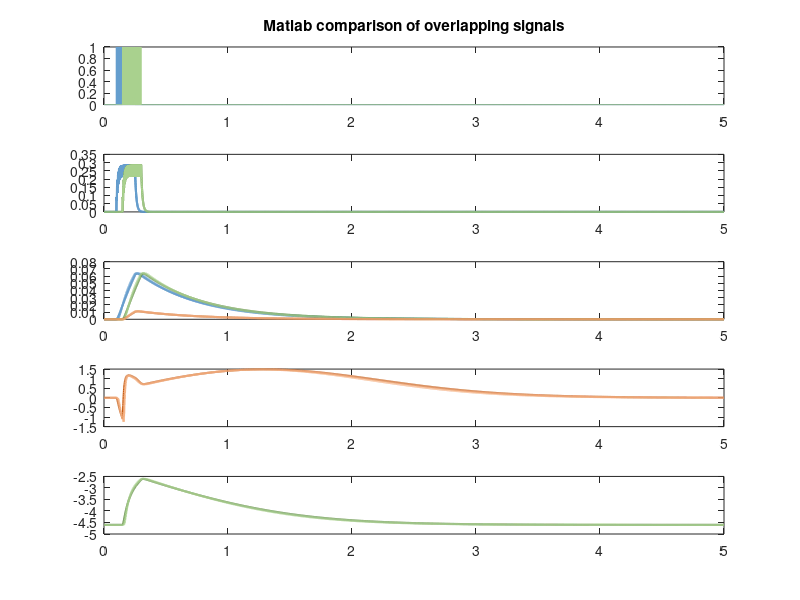
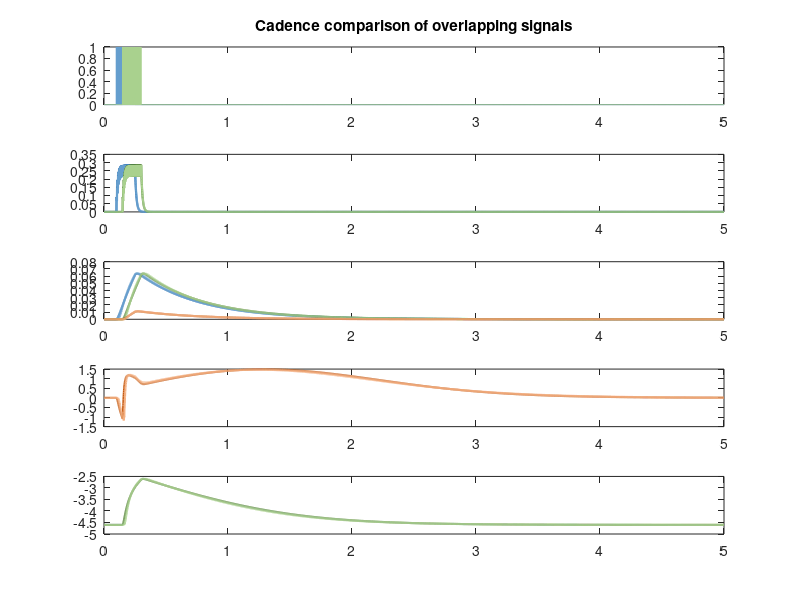

The MATLAB source for these figures, in order:
clc;
clear;
close all;
%% load cadence data
load zi_nopara
load zj_nopara
load pi_nopara
load pj_nopara
load logpi_nopara
load logpj_nopara
load logpij_nopara
load wij_nopara
load pij_nopara

%% BCPNN parameter
kp = 1/500;
kz = 1/11;
kfti = 1/11;
eps = 0.01;

%% BCPNN input
points=5000;
si=zeros(1,points);
si(100:4:250)=1;
sj=zeros(1,points);
sj(150:4:300)=1;

%% BCPNN
zi(1)=0;
pi(1)=0;
zj(1)=0;
pj(1)=0;
pij(1)=0;
for i= 2: points
    pi(i) = pi(i-1) * (1 - kp) + zi(i-1)*kp;
    zi(i) = zi(i-1) * (1 - kz) + si(i-1)*kz; 
    pj(i) = pj(i-1) *( 1 - kp) + zj(i-1)*kp;
    zj(i) = zj(i-1) * (1 - kz) + sj(i-1)*kfti;
    pij(i) = pij(i-1) * (1 - kp) + zi(i-1)*zj(i-1)*kp;
    wij(i) = log((pij(i-1)+eps^2)/((pi(i-1)+eps)*(pj(i-1)+eps)));
    bj=log(pj+eps);
end

%% memristor model parameters
D = 1;
w_init = 0; 
Roff = 2e5;
Ron = 2000;
alpha_on = 1;
alpha_off = 1;
v_on=-0.02;
v_off=0.02;
delta_t=0.5e-3;
k_on= -28;
k_off = 21;
P_coeff = 1;
%% cadence circuit parameter
current=50e-9;
Ron_current=Ron*current;
%% Data processing parameter
trans_ratio_z_New = D/(Roff-Ron)/current;
trans_ratio_pi_New =1/19.5e5/current;
trans_ratio_pj_New =1/19.5e5/current; 
trans_ratio_pij_New=1/10e6/current;
rv_ratio_p_New = 0.23; 
rv_devia_p_New = -0.023; 
rv_ratio_pij_New = 1; 
rv_devia_pij_New = -0.023;
%% Initial value of the memristor model variable
New_X_i(1)=w_init*D;
New_X_j(1)=w_init*D;
New_PX_i(1)=0;
New_PX_j(1)=0;
New_PX_ij(1)=0;
W_ij(1) = 0;
%% Zi memristor
% memristor input
a=si;
a(a==0)=v_on*(-1e3/11/k_on*2+1);
a(a==1)=v_off*(1e3/11/k_off*2+1);
i_ = 50e-9.*ones(1,points);%sampling signal
New_rand_zi = [a;i_];
New_h_i= New_rand_zi(:)';
for p=2:2*points
    if  (New_h_i(p) > 0) && (New_h_i(p) > v_off)
        New_X_dot_i=k_off*(New_h_i(p)/v_off-1)^alpha_off;
        New_X_i(p)=New_X_i(p-1)+delta_t*New_X_dot_i.*(1-New_X_i(p-1)/D)^(P_coeff);
    elseif (New_h_i(p) <= 0) && (New_h_i(p) < v_on)
        New_X_dot_i=k_on*((New_h_i(p))/v_on-1)^alpha_on;
        New_X_i(p)=New_X_i(p-1)+delta_t*New_X_dot_i.*(New_X_i(p-1)/D)^(P_coeff);
    else
        New_X_i(p)=New_X_i(p-1);
        New_X_dot_i=0;
    end  
end
New_R_i=Roff.*New_X_i./D+Ron.*(1-New_X_i./D);
New_R_i=New_R_i*current;%The data sampled by the current in Cadence

% value to Zi
New_Z_i = (New_R_i(2:2:2*points)-Ron_current).*trans_ratio_z_New;
New_Z_i_shift = [0,New_Z_i(1:4999)];%memristor data right shift

%error analysis
New_Z_error_i = abs(New_Z_i_shift - zi);
New_Z_max_error_i = max(New_Z_error_i);
New_Z_mean_error_i = mean(New_Z_error_i);
corr_zi = corrcoef(zi,New_Z_i_shift);
New_Z_corr_i = corr_zi(2,1);
rrmse_zi= sqrt((sum((New_Z_i_shift - zi).^2)/(sum(zi.^2)))/5000);
%% Pi memristor
% memristor input
New_newR_i =New_Z_i*rv_ratio_p_New + rv_devia_p_New;
New_rand_pi = [New_newR_i;i_];
New_P_input_i = New_rand_pi(:)';

for p=2:2*points
    if  (New_P_input_i(p) > 0) && (New_P_input_i(p) > v_off)
        New_PX_dot_i=k_off*(New_P_input_i(p)/v_off-1)^alpha_off;
        New_PX_i(p)=New_PX_i(p-1)+delta_t*New_PX_dot_i.*(1-New_PX_i(p-1)/D)^(P_coeff);
    elseif (New_P_input_i(p) <= 0) && (New_P_input_i(p) < v_on)
        New_PX_dot_i=k_on*((New_P_input_i(p))/v_on-1)^alpha_on;
        New_PX_i(p)=New_PX_i(p-1)+delta_t*New_PX_dot_i.*(New_PX_i(p-1)/D)^(P_coeff);
    else
        New_PX_i(p)=New_PX_i(p-1);
        New_PX_dot_i=0;
    end
end 
New_PR_i=Roff.*New_PX_i./D+Ron.*(1-New_PX_i./D);
New_PR_i=New_PR_i*current;%The data sampled by the current in Cadence

% value to Pi
New_P_i = (New_PR_i(2:2:2*points)-Ron_current).*trans_ratio_pi_New;
New_P_i_shift = [0,New_P_i(1:4999)];%memristor right shift

% error analysis
New_P_error_i = abs(New_P_i_shift - pi);
New_P_max_error_i = max(New_P_error_i);
New_P_mean_error_i = mean(New_P_error_i);
corr_pi = corrcoef(pi,New_P_i_shift);
New_P_corr_i = corr_pi(2,1);
rrmse_pi= sqrt((sum((New_P_i_shift - pi).^2)/(sum(zi.^2)))/5000);


%% Zj memristor
% memristor input
b=sj;
b(b==0)=v_on*(-1e3/11/k_on*2+1);
b(b==1)=v_off*(1e3/11/k_off*2+1);
New_rand_zj = [b;i_];
New_h_j = New_rand_zj(:)';

for p=2:2*points
    if  (New_h_j(p) > 0) && (New_h_j(p) > v_off)
        New_X_dot_j=k_off*(New_h_j(p)/v_off-1)^alpha_off;
        New_X_j(p)=New_X_j(p-1)+delta_t*New_X_dot_j.*(1-New_X_j(p-1)/D)^(P_coeff);
    elseif (New_h_j(p) <= 0) && (New_h_j(p) < v_on)
        New_X_dot_j=k_on*((New_h_j(p))/v_on-1)^alpha_on;
        New_X_j(p)=New_X_j(p-1)+delta_t*New_X_dot_j.*(New_X_j(p-1)/D)^(P_coeff);
    else
        New_X_j(p)=New_X_j(p-1);
        New_X_dot_j=0;
    end  
end
New_R_j=Roff.*New_X_j./D+Ron.*(1-New_X_j./D);
New_R_j=New_R_j*current;%The data sampled by the current in Cadence

% value to Zj
New_Z_j = (New_R_j(2:2:2*points)-Ron_current).*trans_ratio_z_New;
New_Z_j_shift = [0,New_Z_j(1:4999)];%memristor right shift
%error analysis
New_Z_error_j = abs(New_Z_j_shift - zj);
New_Z_max_error_j= max(New_Z_error_j);
New_Z_mean_error_j = mean(New_Z_error_j);
corr_zj = corrcoef(zj,New_Z_j_shift);
New_Z_corr_j = corr_zj(2,1);
rrmse_zj= sqrt((sum((New_Z_j_shift - zj).^2)/(sum(zi.^2)))/5000);
%% Pj memristor
% memristor input
New_newR_j =New_Z_j*rv_ratio_p_New + rv_devia_p_New;
New_rand_pj = [New_newR_j;i_];
New_P_input_j = New_rand_pj(:)';

for p=2:2*points
    if  (New_P_input_j(p) > 0) && (New_P_input_j(p) > v_off)
        New_PX_dot_j=k_off*(New_P_input_j(p)/v_off-1)^alpha_off;
        New_PX_j(p)=New_PX_j(p-1)+delta_t*New_PX_dot_j.*(1-New_PX_j(p-1)/D)^(P_coeff);
    elseif (New_P_input_j(p) <= 0) && (New_P_input_j(p) < v_on)
        New_PX_dot_j=k_on*((New_P_input_j(p))/v_on-1)^alpha_on;
        New_PX_j(p)=New_PX_j(p-1)+delta_t*New_PX_dot_j.*(New_PX_j(p-1)/D)^(P_coeff);
    else
        New_PX_j(p)=New_PX_j(p-1);
        New_PX_dot_j=0;
    end
end 
New_PR_j=Roff.*New_PX_j./D+Ron.*(1-New_PX_j./D);
New_PR_j=New_PR_j*current;%The data sampled by the current in Cadence

% value to Pj
New_P_j = (New_PR_j(2:2:2*points)-Ron_current).*trans_ratio_pj_New;
New_P_j_shift = [0,New_P_j(1:4999)];%memristor right shift
%error analysis
New_P_error_j = abs(New_P_j_shift - pj);
New_P_max_error_j = max(New_P_error_j);
New_P_mean_error_j = mean(New_P_error_j);
corr_pj = corrcoef(pj,New_P_j_shift);
New_P_corr_j = corr_pj(2,1);
rrmse_pj= sqrt((sum((New_P_j_shift - pj).^2)/(sum(pj.^2)))/5000);
%% bj memristor
b_j=log(New_P_j+eps);
b_j_shift = [[-4.6017],b_j(1:4999)];%memristor right shift

%error analysis
New_b_error_j = abs(b_j_shift - bj);
New_b_max_error_j = max(New_b_error_j);
New_b_mean_error_j = mean(New_b_error_j);
corr_bj = corrcoef(b_j_shift,bj);
New_b_corr_j = corr_bj(2,1);
rrmse_bj= sqrt((sum((b_j_shift - bj).^2)/(sum(bj.^2)))/5000);
%% pij memristor
% memristor input
zij=New_Z_i.*New_Z_j;
New_Z_ij=(zij*rv_ratio_pij_New + rv_devia_pij_New);
New_rand_ij = [New_Z_ij;i_];
New_P_input_ij = New_rand_ij(:)';
for p=2:2*points
    if  (New_P_input_ij(p) > 0) && (New_P_input_ij(p) > v_off)
        New_PX_dot_ij=k_off*(New_P_input_ij(p)/v_off-1)^alpha_off;
        New_PX_ij(p)=New_PX_ij(p-1)+delta_t*New_PX_dot_ij.*(1-New_PX_ij(p-1)/D)^(P_coeff);
    elseif (New_P_input_ij(p) <= 0) && (New_P_input_ij(p) < v_on)
        New_PX_dot_ij=k_on*((New_P_input_ij(p))/v_on-1)^alpha_on;
        New_PX_ij(p)=New_PX_ij(p-1)+delta_t*New_PX_dot_ij.*(New_PX_ij(p-1)/D)^(P_coeff);
    else
        New_PX_ij(p)=New_PX_ij(p-1);
        New_PX_dot_ij=0;
    end
end 
New_PR_ij=Roff.*New_PX_ij./D+Ron.*(1-New_PX_ij./D);
New_PR_ij=New_PR_ij*current;%The data sampled by the current in Cadence

% value to Pij
New_P_ij = (New_PR_ij(2:2:2*points)-Ron_current).*trans_ratio_pij_New;
New_P_ij_shift = [0,New_P_ij(1:4999)];%memristor right shift

%error analysis
New_P_error_ij = abs(New_P_ij_shift - pij);
New_P_max_error_ij = max(New_P_error_ij);
New_P_mean_error_ij= mean(New_P_error_ij);
corr_pij = corrcoef(pij,New_P_ij_shift);
New_P_corr_ij = corr_pij(2,1);
rrmse_pij= sqrt((sum((New_P_ij_shift - pij).^2)/(sum(pij.^2)))/5000);
%% Wij memristor
for i=2:points

        W_ij(i) = log((New_P_ij(i-1)+eps^2)/((New_P_i(i-1)+eps).*(New_P_j(i-1)+eps)));

end

% value to wij
W_ij_shift=[0,W_ij(1:4999)];%memristor right shift

%error analysis
New_W_error_ij = abs(W_ij_shift - wij);
New_W_max_error_ij = max(New_W_error_ij);
New_W_mean_error_ij = mean(New_W_error_ij);
corr_pij = corrcoef(wij,W_ij_shift);
New_W_corr_ij = corr_pij(2,1);
rrmse_wij= sqrt((sum((W_ij_shift - wij).^2)/(sum(wij.^2)))/5000);

%% matlab comparison

% matlab data error analysis
New_mean_error_z_avg_i=mean(New_Z_mean_error_i);
New_max_error_z_avg_i=mean(New_Z_max_error_i);
New_corr_z_avg_i=mean(New_Z_corr_i);
rmse_zi=sqrt(mean((New_Z_i_shift - zi).^2));

New_mean_error_p_avg_i=mean(New_P_mean_error_i);
New_max_error_p_avg_i=mean(New_P_max_error_i);
New_corr_p_avg_i=mean(New_P_corr_i);
rmse_pi=sqrt(mean((New_P_i_shift - pi).^2));

New_mean_error_z_avg_j=mean(New_Z_mean_error_j);
New_max_error_z_avg_j=mean(New_Z_max_error_j);
New_corr_z_avg_j=mean(New_Z_corr_j);
rmse_zj=sqrt(mean((New_Z_j_shift - zj).^2));

New_mean_error_p_avg_j=mean(New_P_mean_error_j);
New_max_error_p_avg_j=mean(New_P_max_error_j);
New_corr_p_avg_j=mean(New_P_corr_j);
rmse_pj=sqrt(mean((New_P_j_shift - pj).^2));

New_mean_error_p_avg_ij=mean(New_P_mean_error_ij);
New_max_error_p_avg_ij=mean(New_P_max_error_ij);
New_corr_p_avg_ij=mean(New_P_corr_ij);
rmse_pij=sqrt(mean((New_P_ij_shift - pij).^2));

New_mean_error_w_avg_ij=mean(New_W_mean_error_ij);
New_max_error_w_avg_ij=mean(New_W_max_error_ij);
New_corr_w_avg_ij=mean(New_W_corr_ij);
rmse_wij=sqrt(mean((W_ij_shift - wij).^2));

New_mean_error_b_avg_j=mean(New_b_mean_error_j);
New_max_error_b_avg_j=mean(New_b_max_error_j);
New_corr_b_avg_j=mean(New_b_corr_j);
rmse_bj=sqrt(mean((b_j_shift - bj).^2));

fprintf('M Zi mean error: %f, Zi max error: %f, Zi corr: %f, Zi rrmse: %f, Zi rmse: %f\n',New_Z_mean_error_i,New_Z_max_error_i,New_Z_corr_i,rrmse_zi,rmse_zi);
fprintf('M Pi mean error: %f, Pi max error: %f, Pi corr: %f, Pi rrmse: %f, Pi rmse: %f\n',New_P_mean_error_i,New_P_max_error_i,New_P_corr_i,rrmse_pi,rmse_pi);

fprintf('M Zj mean error: %f, Zj max error: %f, Zj corr: %f, Zj rrmse: %f, Zj rmse: %f\n',New_Z_mean_error_j,New_Z_max_error_j,New_Z_corr_j,rrmse_zj,rmse_zj);
fprintf('M Pj mean error: %f, Pj max error: %f, Pj corr: %f, Pj rrmse: %f, Pj rmse: %f\n',New_P_mean_error_j,New_P_max_error_j,New_P_corr_j,rrmse_pj,rmse_pj);

fprintf('M Pij mean error: %f, Pij max error: %f, Pij corr: %f, Pij rrmse: %f, Pij rmse: %f\n',New_P_mean_error_ij,New_P_max_error_ij,New_P_corr_ij,rrmse_pij,rmse_pij);
fprintf('M wij mean error: %f, wij max error: %f, wij corr: %f, wij rrmse: %f, wij rmse: %f\n',New_W_mean_error_ij,New_W_max_error_ij,New_W_corr_ij,rrmse_wij,rmse_wij);
fprintf('M bj mean error: %f, bj max error: %f, bj corr: %f, bj rrmse: %f, bj rmse: %f\n',New_Z_max_error_i,New_b_max_error_j,New_b_corr_j,rrmse_bj,rmse_bj);

% color setting
blue1 = [101/255 158/255 206/255];
blue2 = [46/255 117/255 181/255];
green1 = [169/255 209/255 142/255];
green2 = [83/255 129/255 53/255];
orange1 = [244/255 177/255 131/255];
orange2 = [197/255 90/255 17/255];

% Matlab comparison of overlapping signals
figure(1)
subplot(511),
x=1:points;
plot(x*0.001,si,'Color',blue1, 'linewidth',0.8);hold on
plot(x*0.001,sj,'Color',green1, 'linewidth',0.8);
title('Matlab comparison of overlapping signals')

subplot(512),
plot(x*0.001,zi,'Color',blue2, 'linewidth',1.5);hold on
plot(x*0.001,New_Z_i_shift,'Color',blue1, 'linewidth',1.5);hold on
plot(x*0.001,zj,'Color',green2, 'linewidth',1.5);hold on
plot(x*0.001,New_Z_j_shift,'Color',green1, 'linewidth',1.5);

subplot(513);
plot(x*0.001,pi,'Color',blue2, 'linewidth',1.5);hold on
plot(x*0.001,New_P_i_shift,'Color',blue1, 'linewidth',1.5);hold on
plot(x*0.001,pj,'Color',green2, 'linewidth',1.5);hold on
plot(x*0.001,New_P_j_shift,'Color',green1, 'linewidth',1.5);hold on
plot(x*0.001,pij,'Color',orange2, 'linewidth',1.5);hold on
plot(x*0.001,New_P_ij_shift,'Color',orange1, 'linewidth',1.5);

subplot(514);
plot(x*0.001,wij,'Color',orange2, 'linewidth',1.5);hold on
plot(x*0.001,W_ij_shift,'Color',orange1, 'linewidth',1.5);

subplot(515);
plot(x*0.001,bj,'Color',green2, 'linewidth',1.5);hold on
plot(x*0.001,b_j_shift,'Color',green1, 'linewidth',1.5);


%% cadence comparison

% cadence data error analysis
Ca_Z_error_i = abs(zi_nopara - zi);
Ca_max_error_z_i = max(Ca_Z_error_i);
Ca_mean_error_z_i = mean(Ca_Z_error_i);
Ca_corr_zi = corrcoef(zi,zi_nopara);
Ca_corr_z_i = Ca_corr_zi(2,1);
Ca_rrmse_zi= sqrt((sum((zi_nopara - zi).^2)/(sum(zi.^2)))/5000);
Ca_rmse_zi=sqrt(mean((zi_nopara - zi).^2));

Ca_Z_error_j = abs(zj_nopara - zj);
Ca_max_error_z_j = max(Ca_Z_error_j);
Ca_mean_error_z_j = mean(Ca_Z_error_j);
Ca_corr_zj = corrcoef(zj,zj_nopara);
Ca_corr_z_j = Ca_corr_zj(2,1);
Ca_rrmse_zj= sqrt((sum((zj_nopara -zj).^2)/(sum(zj.^2)))/1000);
Ca_rmse_zj=sqrt(mean((zj_nopara - zj).^2));

Ca_P_error_i = abs(pi_nopara - pi);
Ca_max_error_p_i = max(Ca_P_error_i);
Ca_mean_error_p_i = mean(Ca_P_error_i);
Ca_corr_pi = corrcoef(pi,pi_nopara);
Ca_corr_p_i = Ca_corr_pi(2,1);
Ca_rrmse_pi= sqrt((sum((pi_nopara - pi).^2)/(sum(pi.^2)))/1000);
Ca_rmse_pi=sqrt(mean((pi_nopara - pi).^2));

Ca_P_error_j = abs(pj_nopara - pj);
Ca_max_error_p_j = max(Ca_P_error_j);
Ca_mean_error_p_j = mean(Ca_P_error_j);
Ca_corr_pj = corrcoef(pj,pj_nopara);
Ca_corr_p_j = Ca_corr_pj(2,1);
Ca_rrmse_pj= sqrt((sum((pj_nopara - pj).^2)/(sum(pj.^2)))/1000);
Ca_rmse_pj=sqrt(mean((pj_nopara - pj).^2));

Ca_P_error_ij = abs(pij_nopara - pij);
Ca_max_error_p_ij = max(Ca_P_error_ij);
Ca_mean_error_p_ij = mean(Ca_P_error_ij);
Ca_corr_pij = corrcoef(pij,pij_nopara);
Ca_corr_p_ij = Ca_corr_pij(2,1);
Ca_rrmse_pij= sqrt((sum((pij_nopara - pij).^2)/(sum(pij.^2)))/1000);
Ca_rmse_pij=sqrt(mean((pij_nopara - pij).^2));

Ca_W_error_ij = abs(wij_nopara - wij);
Ca_max_error_w_ij = max(Ca_W_error_ij);
Ca_mean_error_w_ij = mean(Ca_W_error_ij);
Ca_corr_wij = corrcoef(wij,wij_nopara);
Ca_corr_w_ij = Ca_corr_wij(2,1);
Ca_rrmse_wij= sqrt((sum((wij_nopara - wij).^2)/(sum(wij.^2)))/1000);
Ca_rmse_wij=sqrt(mean((wij_nopara- wij).^2));

logpj_nopara=logpj_nopara-4.60517;
Ca_b_error_j = abs(logpj_nopara - bj);
Ca_max_error_b_j = max(Ca_b_error_j);
Ca_mean_error_b_j = mean(Ca_b_error_j);
Ca_corr_bj = corrcoef(bj,logpj_nopara);
Ca_corr_b_j = Ca_corr_bj(2,1);
Ca_rrmse_bj= sqrt((sum((logpj_nopara - bj).^2)/(sum(bj.^2)))/1000);
Ca_rmse_bj=sqrt(mean((logpj_nopara - bj).^2));

fprintf('Ca Zi mean error: %f, Zi max error: %f, Zi corr: %f, Zi rrmse: %f, Zi rmse: %f\n',Ca_mean_error_z_i,Ca_max_error_z_i,Ca_corr_z_i,Ca_rrmse_zi,Ca_rmse_zi);
fprintf('Ca Pi mean error: %f, Pi max error: %f, Pi corr: %f, Pi rrmse: %f, Pi rmse: %f\n',Ca_mean_error_p_i,Ca_max_error_p_i,Ca_corr_p_i,Ca_rrmse_pi,Ca_rmse_pi);
fprintf('Ca Zj mean error: %f, Zj max error: %f, Zj corr: %f, Zj rrmse: %f, Zj rmse: %f\n',Ca_mean_error_z_j,Ca_max_error_z_j,Ca_corr_z_j,Ca_rrmse_zj,Ca_rmse_zj);
fprintf('Ca Pj mean error: %f, Pj max error: %f, Pj corr: %f, Pj rrmse: %f, Pj rmse: %f\n',Ca_mean_error_p_j,Ca_max_error_p_j,Ca_corr_p_j,Ca_rrmse_pj,Ca_rmse_pj);
fprintf('Ca Pij mean error: %f, Pij max error: %f, Pij corr: %f, Pij rrmse: %f, Pij rmse: %f\n',Ca_mean_error_p_ij,Ca_max_error_p_ij,Ca_corr_p_ij,Ca_rrmse_pij,Ca_rmse_pij);
fprintf('Ca wij mean error: %f, wij max error: %f, wij corr: %f, wij rrmse: %f, wij rmse: %f\n',Ca_mean_error_w_ij,Ca_max_error_w_ij,Ca_corr_w_ij,Ca_rrmse_wij,Ca_rmse_wij);
fprintf('Ca bj mean error: %f, bj max error: %f, bj corr: %f, bj rrmse: %f, bj rmse: %f\n',Ca_mean_error_b_j,Ca_max_error_b_j,Ca_corr_b_j,Ca_rrmse_bj,Ca_rmse_bj);

% Cadence comparison of overlapping signals
figure(2)
subplot(511),
x=1:points;
plot(x*0.001,si,'Color',blue1, 'linewidth',0.8);hold on
plot(x*0.001,sj,'Color',green1, 'linewidth',0.8);
title('Cadence comparison of overlapping signals')

subplot(512),
plot(x*0.001,zi,'Color',blue2, 'linewidth',1.5);hold on
plot(x*0.001,zi_nopara,'Color',blue1, 'linewidth',1.5);hold on
plot(x*0.001,zj,'Color',green2, 'linewidth',1.5);hold on
plot(x*0.001,zj_nopara,'Color',green1, 'linewidth',1.5);

subplot(513);
plot(x*0.001,pi,'Color',blue2, 'linewidth',1.5);hold on
plot(x*0.001,pi_nopara,'Color',blue1, 'linewidth',1.5);hold on
plot(x*0.001,pj,'Color',green2, 'linewidth',1.5);hold on
plot(x*0.001,pj_nopara,'Color',green1, 'linewidth',1.5);hold on
plot(x*0.001,pij,'Color',orange2, 'linewidth',1.5);hold on
plot(x*0.001,pij_nopara,'Color',orange1, 'linewidth',1.5);

subplot(514);
plot(x*0.001,wij,'Color',orange2, 'linewidth',1.5);hold on
plot(x*0.001,wij_nopara,'Color',orange1, 'linewidth',1.5);

subplot(515);
plot(x*0.001,bj,'Color',green2, 'linewidth',1.5);hold on
plot(x*0.001,logpj_nopara,'Color',green1, 'linewidth',1.5);


